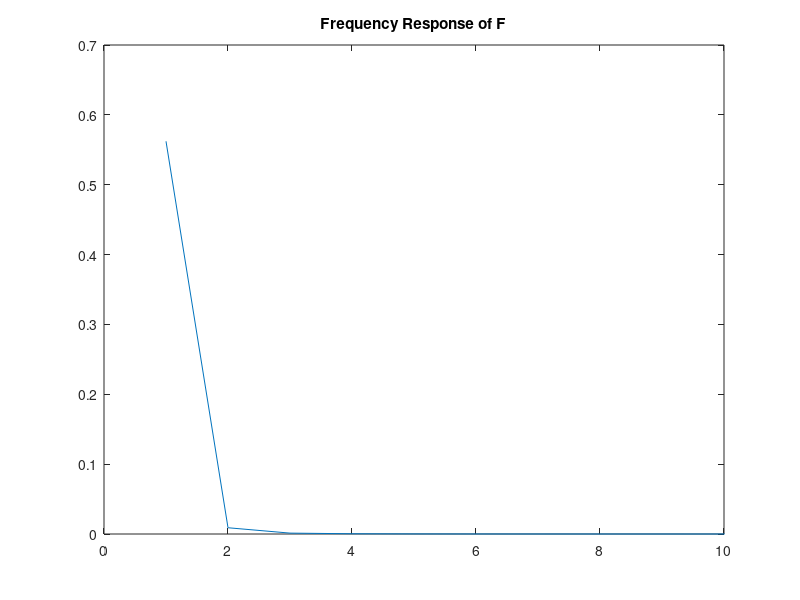

Source code (MATLAB):
% System Simulation Problem 9
% Written by Josh Humphrey

N = 10000
period = 10;
z = linspace(0,period,N);
f = @(z) 17/(200*((561*z)/2000 + (10871*(z - 1/z)^2)/10000 + (2087*(z - 1/z)^3)/5000 + (z - 1/z)^4 - 561/(2000*z) + 189/1250))
results = linspace(0,period,N);
% Plot Frequency Response of Fz
for z = 1:N
    results(z) = f(z);
end

plot(results)
xlim([0,10])
title('Frequency Response of F')
